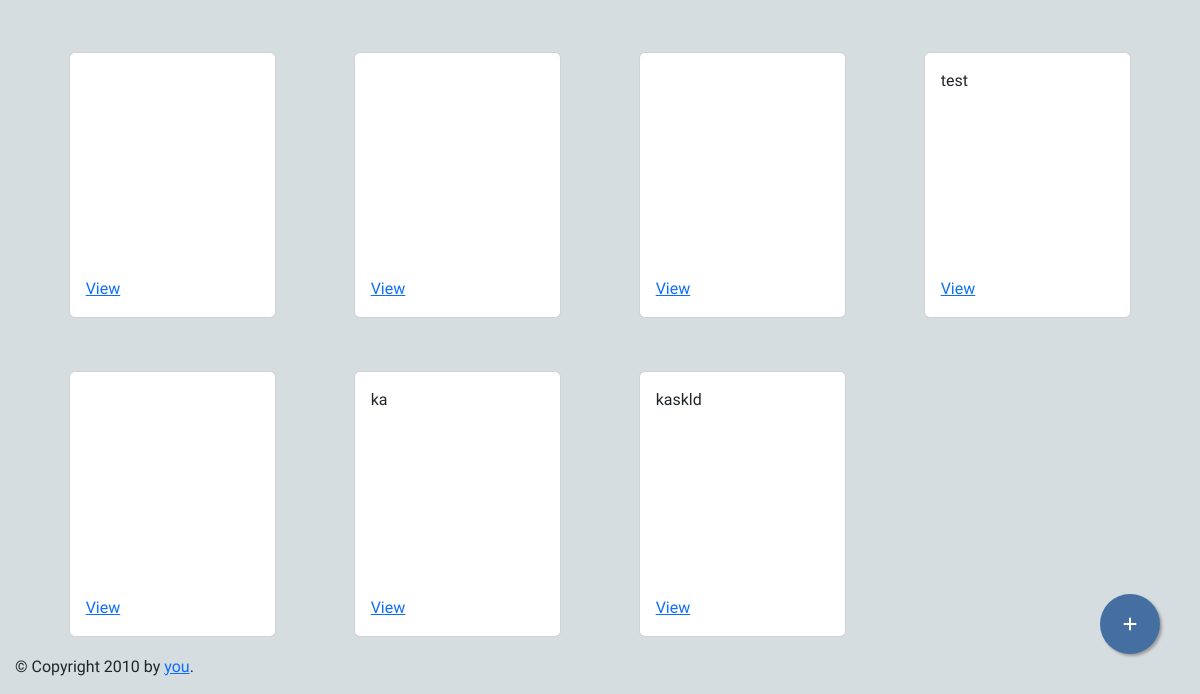
Page / (signed in, lower part) on the earlier database version.
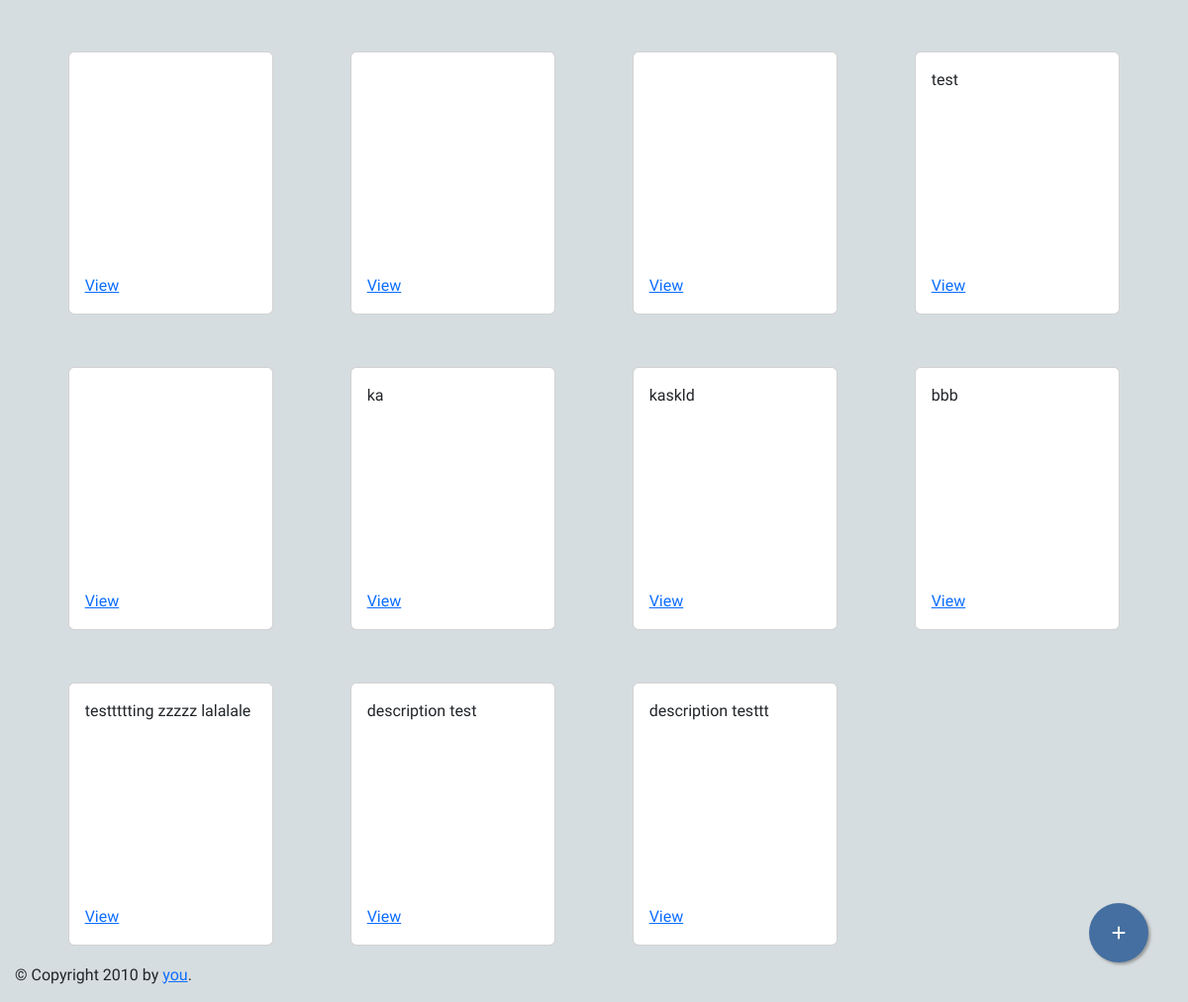
Same page on the later database version.
### tables this page shows
CREATE TABLE essay (
    id INTEGER PRIMARY KEY AUTOINCREMENT,
    userId INTEGER, 
    created TIMESTAMP NOT NULL DEFAULT CURRENT_TIMESTAMP,
    content TEXT NOT NULL,
	scoreFocusnPurpose INTEGER NOT NULL,
	ideasnDevelopment INTEGER NOT NULL,
    FOREIGN KEY (userId) REFERENCES user(id)
);

### Main.py (the view)
@app.route("/")
def homepage():
    if not session.get("username"):
        return redirect("/login")
    reload()
    article = Article()
    data = article.getAll(session['id'])
    return render_template("home.html", heading="Welcome!", articles= data, id=session['id'], username= session['username'], email= session['email'], password= session['pass'], randomcode=session['randomcode'])

### Main.py (called while the page is built)
def reload():
    session['essay'] = ""
    session['score1'] = int(0)
    session['score2'] = int(0)
    session.pop('essayId', None)
    session['essayId'] = None

### Models/Article.py (called while the page is built)
    def getAll(self,id):
        self.data = []
        data = self.conn.execute("SELECT * FROM essay WHERE userId = ?", (id,)).fetchall()
        self.conn.close()
        return data

### templates/home.html (shortened to what this page needs)
{% extends "layout.html" %}
{% block head %}
    {{ super() }}
{% endblock %}
{% block nav %}
    {{ super() }}
{% endblock %}
{% block content %}
{% set counter = 0 %}
<div class="container">
    <div class="row">
    {% if articles %}
    {% for article in articles %}
        <div class="col-lg-3 col-md-3">
            <div class="card" style="margin: 20pt;">
                <div class="card-body">
                    <p class="card-text truncate-line-clamp">{{ article[3] }}</p>
                    <a href="{{url_for('essay', id=article[0])}}" class="card-link">View</a>
                </div>
            </div>
        </div>
    {% endfor %}
    {% endif %}
    <a href="{{url_for('essay')}}" class="float">
        <i class="fa fa-plus my-float"></i>
        </a>
    </div>
{% endblock %}

Differences in the rows shown:
added essay: content "bbb"
added essay: content "testtttting zzzzz lalalale"
added essay: content "description test"
added essay: content "description testtt"
